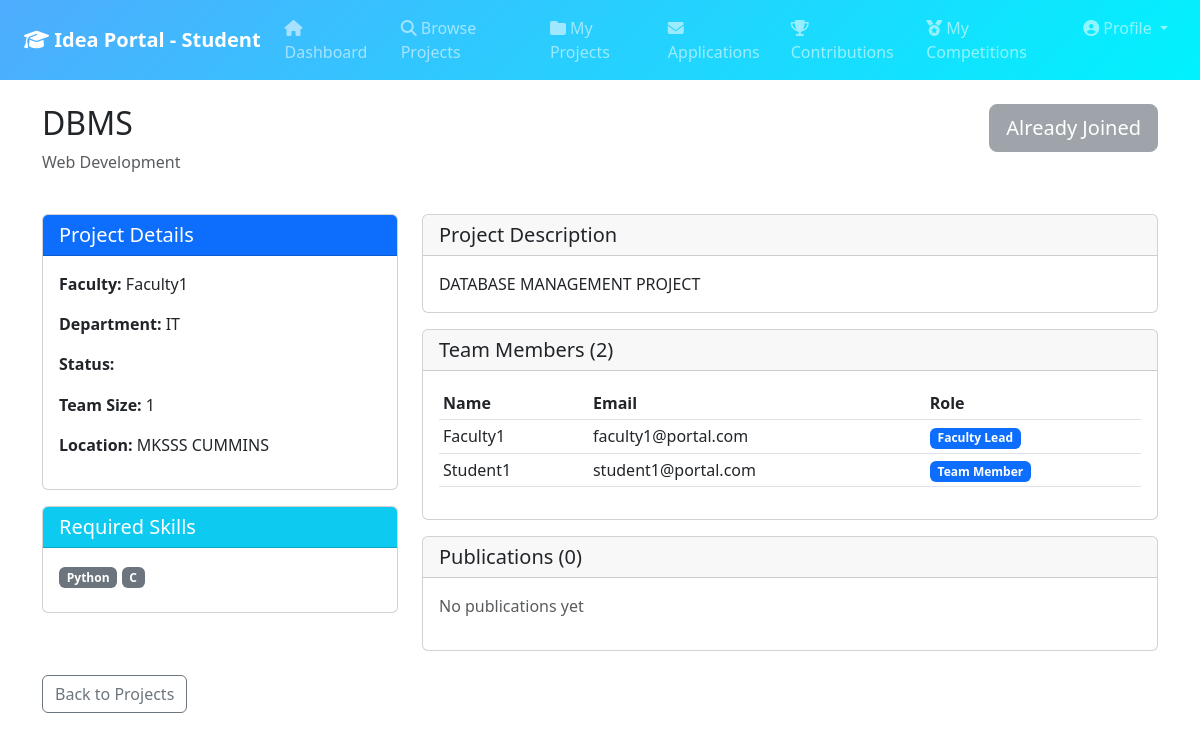
Page /student/project/1 (signed in) on the committed database.
### backend/database/models.py (models this page shows, shortened)
class ResearchProject(db.Model):
    __tablename__ = 'research_project'
    project_id = db.Column(db.Integer, primary_key=True)
    faculty_id = db.Column(db.Integer, db.ForeignKey('person.person_id'))
    project_title = db.Column(db.String(200), nullable=False)
    project_description = db.Column(db.Text)
    domain = db.Column(db.String(100))
    department = db.Column(db.String(100))
    required_skills = db.Column(db.Text)  # Comma-separated skills
    team_size = db.Column(db.Integer)
    start_date = db.Column(db.Date)
    end_date = db.Column(db.Date)
    project_status = db.Column(db.String(50), default='Proposed')  # Proposed / Ongoing / Completed / On Hold
    iic_registration_status = db.Column(db.String(50))
    project_level = db.Column(db.String(50))
    program_location = db.Column(db.String(100))
    is_approved = db.Column(db.Boolean, default=False)
    is_startup_converted = db.Column(db.Boolean, default=False)  # Track if converted to startup
    created_at = db.Column(db.DateTime, default=datetime.utcnow)
    updated_at = db.Column(db.DateTime, default=datetime.utcnow, onupdate=datetime.utcnow)

class Person(db.Model):
    __tablename__ = 'person'
    person_id = db.Column(db.Integer, primary_key=True)
    name = db.Column(db.String(100), nullable=False)
    email = db.Column(db.String(100), unique=True, nullable=False)
    password = db.Column(db.String(200), nullable=False)
    type = db.Column(db.String(20), nullable=False)  # Student / Faculty / Admin
    department = db.Column(db.String(100))
    is_approved = db.Column(db.Boolean, default=False)
    skills = db.Column(db.Text)  # Comma-separated skills
    resume_url = db.Column(db.String(255))  # URL to uploaded resume
    bio = db.Column(db.Text)  # Short bio/profile description
    phone = db.Column(db.String(20))  # Contact phone number

class ProjectPerson(db.Model):
    __tablename__ = 'project_person'
    project_id = db.Column(db.Integer, db.ForeignKey('research_project.project_id'), primary_key=True)
    person_id = db.Column(db.Integer, db.ForeignKey('person.person_id'), primary_key=True)
    role = db.Column(db.String(50))  # Student / Faculty / Mentor

### backend/student/routes.py (the view)
@student_bp.route('/project/<int:project_id>')
@login_required
@role_required('Student')
def view_project(project_id):
    project = ResearchProject.query.get(project_id)
    if not project or not project.is_approved:
        return "Project not found or not approved", 404
    student_id = session['user_id']
    already_joined = ProjectPerson.query.filter_by(
        project_id=project_id,
        person_id=student_id
    ).first()
    pending_application = ProjectApplication.query.filter_by(
        project_id=project_id,
        student_id=student_id,
        status='Pending'
    ).first()
    faculty = Person.query.get(project.faculty_id)
    team_members = db.session.query(
        ProjectPerson, Person
    ).filter(
        ProjectPerson.project_id == project_id,
        ProjectPerson.person_id == Person.person_id
    ).all()
    publications = Publication.query.filter_by(project_id=project_id).all()
    return render_template('student/project_view.html',
                         project=project,
                         faculty=faculty,
                         team_members=team_members,
                         publications=publications,
                         already_joined=already_joined,
                         pending_application=pending_application)

### frontend/templates/student/project_view.html
{% extends "base.html" %}
{% block content %}
<div class="row mb-4">
    <div class="col-md-8">
        <h2>{{ project.project_title }}</h2>
        <p class="text-muted">{{ project.domain }}</p>
    </div>
    <div class="col-md-4 text-end">
        {% if not already_joined %}
            {% if not pending_application %}
                <a href="/student/project/{{ project.project_id }}/request-join" class="btn btn-success btn-lg">Request to Join</a>
            {% else %}
                <span class="badge bg-warning btn-lg p-3">Application Pending</span>
            {% endif %}
        {% else %}
            <button class="btn btn-secondary btn-lg" disabled>Already Joined</button>
        {% endif %}
    </div>
</div>
<div class="row">
    <div class="col-md-4">
        <div class="card mb-3">
            <div class="card-header bg-primary text-white">
                <h5 class="mb-0">Project Details</h5>
            </div>
            <div class="card-body">
                <p><strong>Faculty:</strong> {{ faculty.name }}</p>
                <p><strong>Department:</strong> {{ project.department or 'N/A' }}</p>
                <p><strong>Status:</strong>
                    {% if project.project_status == 'Ongoing' %}
                        <span class="badge bg-success">Ongoing</span>
                    {% else %}
                        <span class="badge">{{ project.project_status }}</span>
                    {% endif %}
                </p>
                <p><strong>Team Size:</strong> {{ project.team_size }}</p>
                <p><strong>Location:</strong> {{ project.program_location or 'N/A' }}</p>
            </div>
        </div>
        <div class="card">
            <div class="card-header bg-info text-white">
                <h5 class="mb-0">Required Skills</h5>
            </div>
            <div class="card-body">
                {% if project.required_skills %}
                    {% for skill in project.required_skills.split(',') %}
                    <span class="badge bg-secondary mb-2">{{ skill.strip() }}</span>
                    {% endfor %}
                {% else %}
                    <p class="text-muted">No specific skills required</p>
                {% endif %}
            </div>
        </div>
    </div>
    <div class="col-md-8">
        <div class="card mb-3">
            <div class="card-header">
                <h5 class="mb-0">Project Description</h5>
            </div>
            <div class="card-body">
                {{ project.project_description }}
            </div>
        </div>
        <div class="card mb-3">
            <div class="card-header">
                <h5 class="mb-0">Team Members ({{ team_members|length }})</h5>
            </div>
            <div class="card-body">
                {% if team_members %}
                <div class="table-responsive">
                    <table class="table table-sm">
                        <thead>
                            <tr>
                                <th>Name</th>
                                <th>Email</th>
                                <th>Role</th>
                            </tr>
                        </thead>
                        <tbody>
                            {% for member, person in team_members %}
                            <tr>
                                <td>{{ person.name }}</td>
                                <td>{{ person.email }}</td>
                                <td><span class="badge bg-primary">{{ member.role }}</span></td>
                            </tr>
                            {% endfor %}
                        </tbody>
                    </table>
                </div>
                {% else %}
                <p class="text-muted">No team members yet</p>
                {% endif %}
            </div>
        </div>
        <div class="card">
            <div class="card-header">
                <h5 class="mb-0">Publications ({{ publications|length }})</h5>
            </div>
            <div class="card-body">
                {% if publications %}
                <div class="list-group">
                    {% for pub in publications %}
                    <div class="list-group-item">
                        <h6 class="mb-1">{{ pub.title }}</h6>
                        <p class="mb-1 small">{{ pub.publication_type }} - {{ pub.venue }} ({{ pub.year_of_publication }})</p>
                        <small class="text-muted">Status: {{ pub.status }}</small>
                    </div>
                    {% endfor %}
                </div>
                {% else %}
                <p class="text-muted">No publications yet</p>
                {% endif %}
            </div>
        </div>
    </div>
</div>
<div class="row mt-4">
    <div class="col-md-12">
        <a href="/student/projects" class="btn btn-outline-secondary">Back to Projects</a>
    </div>
</div>
{% endblock %}

### rows in the picture
ResearchProject: project_title "DBMS", domain "Web Development", department "IT", team_size "1", program_location "MKSSS CUMMINS", project_description "DATABASE MANAGEMENT PROJECT"
Person: name "Faculty1"
ProjectPerson: name "Faculty1", email "faculty1@portal.com", role "Faculty Lead"
ProjectPerson: name "Student1", email "student1@portal.com", role "Team Member"

### other values in the picture
{{ skill.strip() }} "Python" "C"
{{ team_members|length }} "2"
{{ publications|length }} "0"
